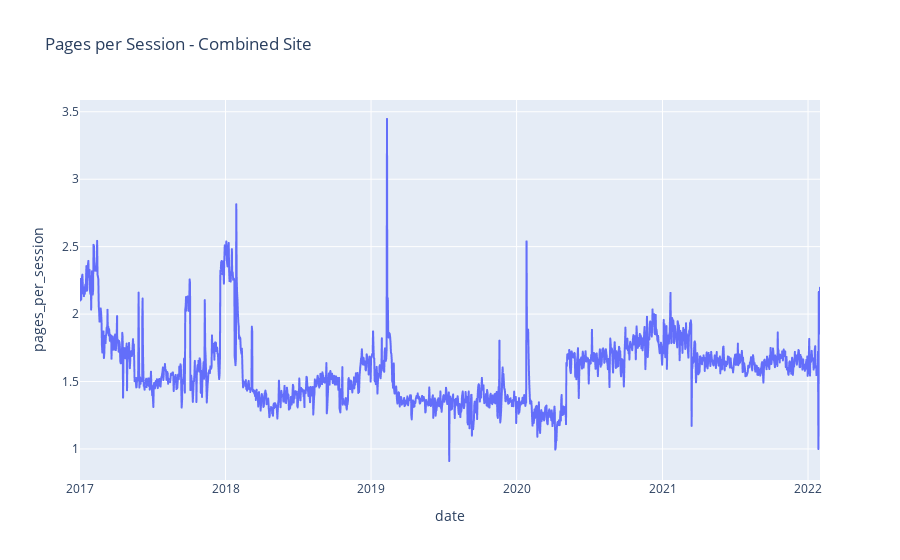

Write notebook code for a chart like this one.
### Markdown cell above
**C.** Visualize this new `pages_per_session` metric using a line chart for each site. You will have 3 separate graphs!

### Code cell
# combined_site graph
fig1 = px.line(combined_site, x='date', y='pages_per_session', title='Pages per Session - Combined Site')
fig1.show()

### Figure 1 — Plotly figure (JSON) as saved in the notebook; plotly's stock layout.template omitted (floating-point values rounded to 4 significant figures; data arrays with more than 128 entries replaced by an {"elided": "..."} marker saying what was removed)
{"data": [{"hovertemplate": "date=%{x}<br>pages_per_session=%{y}<extra></extra>", "legendgroup": "", "line": {"color": "#636efa", "dash": "solid"}, "marker": {"symbol": "circle"}, "mode": "lines", "name": "", "showlegend": false, "type": "scattergl", "x": {"elided": "1857 str values"}, "xaxis": "x", "y": {"elided": "1857 float values"}, "yaxis": "y"}], "layout": {"autosize": true, "legend": {"tracegroupgap": 0}, "title": {"text": "Pages per Session - Combined Site"}, "xaxis": {"anchor": "y", "autorange": true, "domain": [0, 1], "range": ["2017-01-01", "2022-01-31"], "title": {"text": "date"}, "type": "date"}, "yaxis": {"anchor": "x", "autorange": true, "domain": [0, 1], "range": [0.7698, 3.587], "title": {"text": "pages_per_session"}, "type": "linear"}}}
